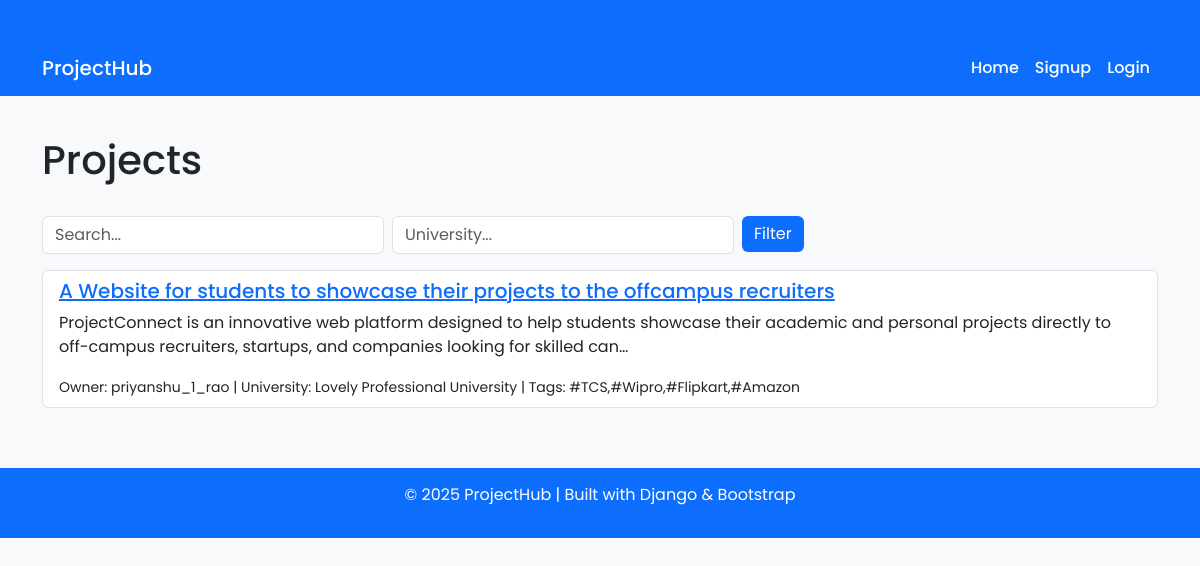
The page / on the database its author committed.
### core/models.py (models this page shows, shortened)
class Project(models.Model):
    VISIBILITY_CHOICES = (
        ('PUBLIC', 'Public'),
        ('UNIV', 'University Only'),
        ('PRIVATE', 'Private'),
    )
    title = models.CharField(max_length=200)
    description = models.TextField()
    owner = models.ForeignKey(User, related_name='owned_projects', on_delete=models.CASCADE)
    university = models.CharField(max_length=200, blank=True)
    tags = models.CharField(max_length=200, blank=True, help_text="Comma separated tags")
    created_at = models.DateTimeField(default=timezone.now)
    visibility = models.CharField(max_length=10, choices=VISIBILITY_CHOICES, default='PUBLIC')
    collaborators = models.ManyToManyField(User, through='Membership', related_name='collaborations', blank=True)
    attachment = models.FileField(upload_to='project_files/', null=True, blank=True)

### core/views.py (the view)
# urls.py: path('', views.project_list, name='project_list'),
def project_list(request):
    q = request.GET.get('q', '')
    uni = request.GET.get('university', '')
    projects = Project.objects.all().order_by('-created_at')
    if q:
        projects = projects.filter(Q(title__icontains=q) | Q(description__icontains=q) | Q(tags__icontains=q))
    if uni:
        projects = projects.filter(university__icontains=uni)
    return render(request, 'core/project_list.html', {'projects': projects, 'q': q, 'uni': uni})

### core/templates/core/project_list.html (shortened to what this page needs)
{% extends 'core/base.html' %}
{% block content %}
<div class="d-flex justify-content-between align-items-center mb-4">
  <h1>Projects</h1>
</div>
<form method="get" class="row g-2 mb-3">
  <div class="col-auto">
    <input class="form-control" name="q" placeholder="Search..." value="{{ q }}">
  </div>
  <div class="col-auto">
    <input class="form-control" name="university" placeholder="University..." value="{{ uni }}">
  </div>
  <div class="col-auto">
    <button class="btn btn-primary">Filter</button>
  </div>
</form>
<ul class="list-group">
  {% for p in projects %}
  <li class="list-group-item">
    <h5><a href="{% url 'project_detail' p.pk %}">{{ p.title }}</a></h5>
    <p>{{ p.description|truncatechars:200 }}</p>
    <small>Owner: {{ p.owner.username }} | University: {{ p.university }} | Tags: {{ p.tags }}</small>
  </li>
  {% empty %}
  <li class="list-group-item">No projects found.</li>
  {% endfor %}
</ul>
{% endblock %}

### static/css/style.css (style rules this page uses)
body { background-color: #f8f9fa; font-family: 'Poppins', sans-serif; margin: 0; padding: 0; }
.btn-primary { background-color: #0d6efd; border: none; }

### rows shown on the page
Project: title "A Website for students to showcase their projects to the offcampus recruiters", description "ProjectConnect is an innovative web platform designed to help students showcase their academic and personal projects directly to off-campus recruiters, startups, and companies looking for skilled can…", owner.username "priyanshu_1_rao", university "Lovely Professional University", tags "#TCS,#Wipro,#Flipkart,#Amazon"
